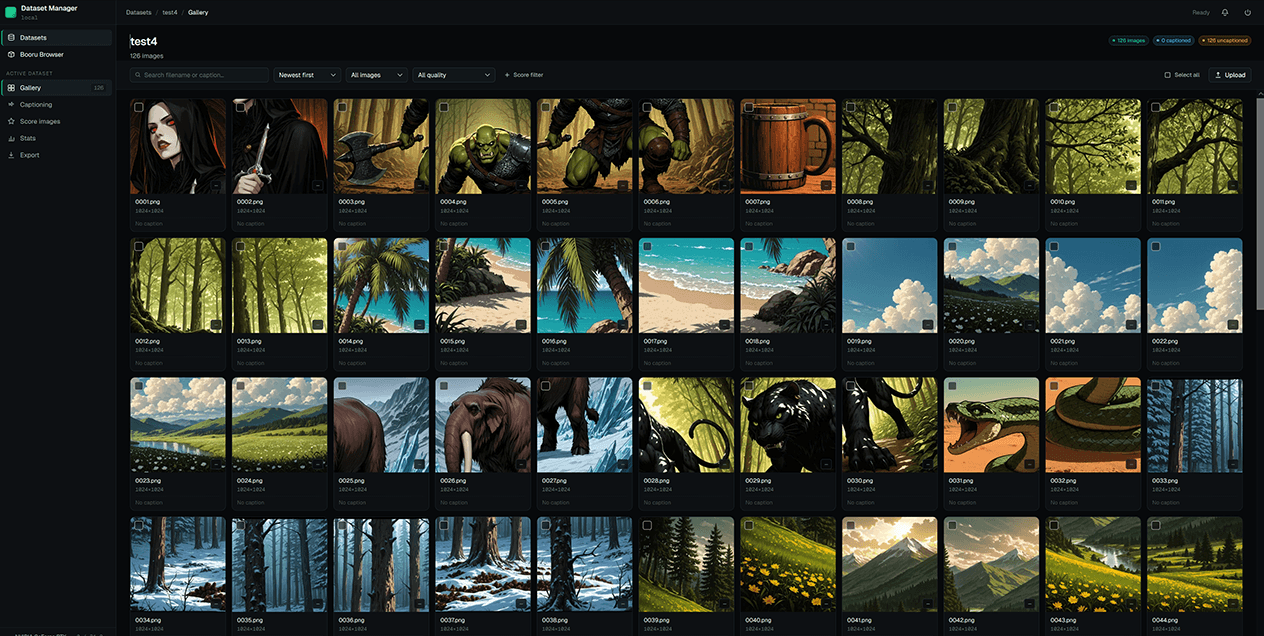
#> input picture image-1.png, 1264 x 636 px
$ python -i technical_scorer.py   (imports and definitions only)   (older library calls are emulated)
#> lines starting #> are read from the running program, lines starting #| are printed output that depends on the picture
import asyncio
import logging
from pathlib import Path

import cv2
import imagehash
import numpy as np
from PIL import Image

logger = logging.getLogger(__name__)

BLUR_THRESHOLD = 100.0   # Laplacian variance below this = blurry
NOISE_THRESHOLD = 15.0   # noise score above this = noisy
DUPLICATE_THRESHOLD = 8  # Hamming distance threshold
UNIFORMITY_THRESHOLD = 12.0  # grayscale std dev below this = near-uniform


def score_technical_sync(image_path: str) -> dict:
#> called with image_path = '../../image-1.png'
    img_cv = cv2.imread(image_path)
#> img_cv is the input picture: shape (636, 1264, 3); mean B, G, R 45, 53.4, 48.8
    if img_cv is None:
        return {
            "blur_score": 0.0, "noise_score": 0.0, "is_blurry": True, "is_noisy": False,
            "uniformity_score": 0.0, "is_uniform": True,
            "color_score": 0.0, "saturation_score": 0.0,
        }

    gray = cv2.cvtColor(img_cv, cv2.COLOR_BGR2GRAY)
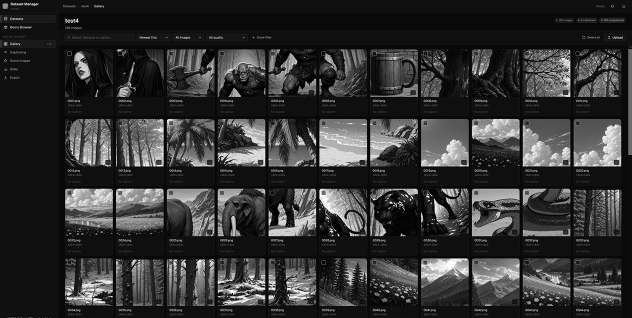
#> gray: shape (636, 1264) (shown at 1/2 size); min 0, max 253, mean 51

    # Blur detection via Laplacian variance
    blur_score = float(cv2.Laplacian(gray, cv2.CV_64F).var())
#> blur_score = 2912.2

    # Noise estimation via difference from Gaussian-smoothed version
    smoothed = cv2.GaussianBlur(gray.astype(np.float32), (5, 5), 0)
    noise_score = float(np.std(gray.astype(np.float32) - smoothed))
#> noise_score = 14.89

    # Near-uniform detection
    uniformity_score = float(np.std(gray.astype(np.float32)))
#> uniformity_score = 58.27

    # Color richness — Hasler & Süsstrunk 2003
    img_f = img_cv.astype(np.float32)
    R, G, B = img_f[:, :, 2], img_f[:, :, 1], img_f[:, :, 0]  # OpenCV is BGR
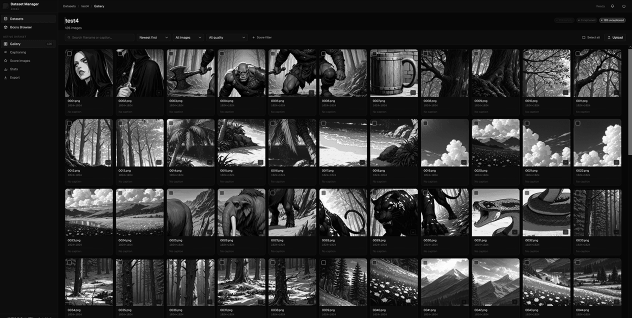
#> R: shape (636, 1264) float32 (shown at 1/2 size); min 0, max 254, mean 48.8
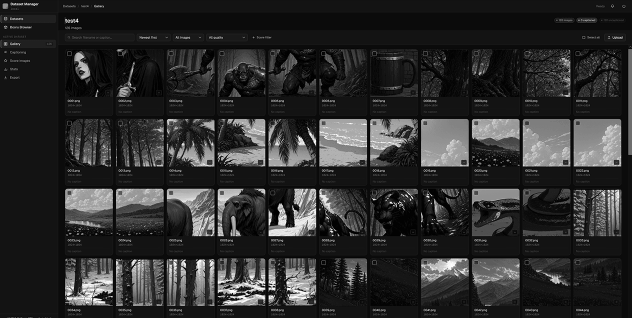
#> B: shape (636, 1264) float32 (shown at 1/2 size); min 0, max 253, mean 45
    rg = R - G
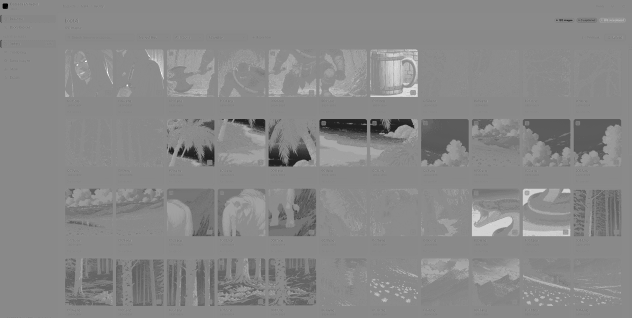
#> rg: shape (636, 1264) float32 (shown at 1/2 size); min -172, max 141, mean -4.6; drawn with min black and max white
    yb = 0.5 * (R + G) - B
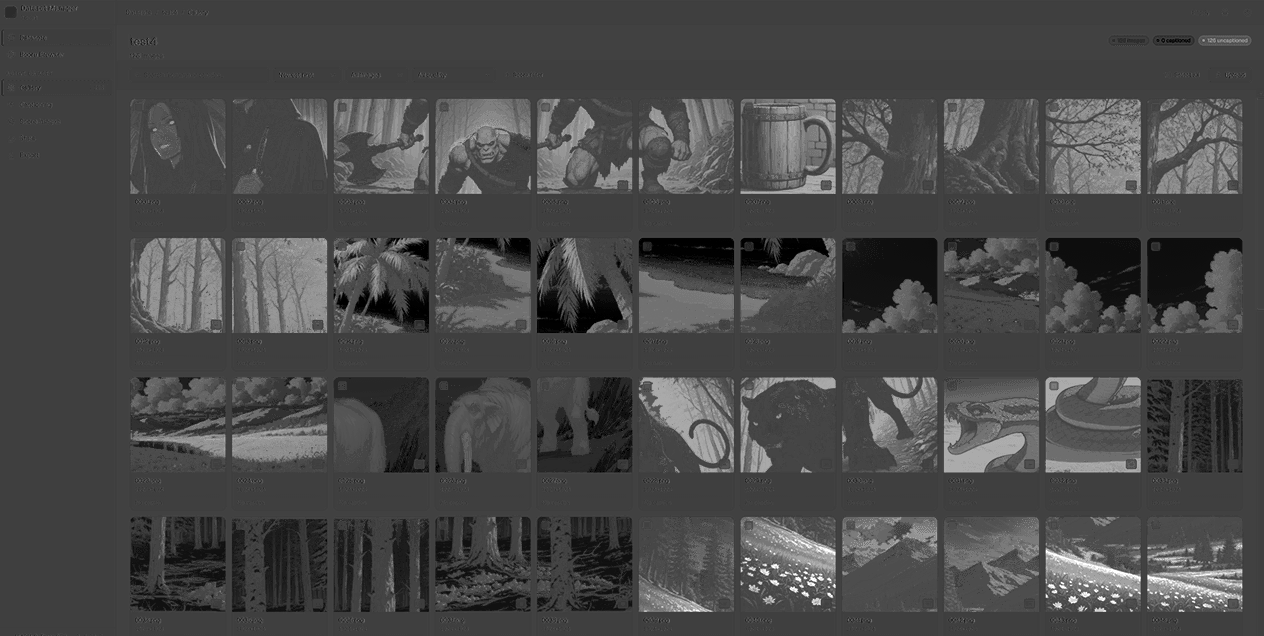
#> yb: shape (636, 1264) float32; min -75, max 207, mean 6.1; drawn with min black and max white
    color_score = float(
        np.sqrt(np.std(rg) ** 2 + np.std(yb) ** 2)
        + 0.3 * np.sqrt(np.mean(rg) ** 2 + np.mean(yb) ** 2)
    )
#> color_score = 40.86

    # Saturation — mean HSV S channel
    hsv = cv2.cvtColor(img_cv, cv2.COLOR_BGR2HSV)
#> hsv: shape (636, 1264, 3); mean H, S, V 74.9, 97.2, 59.6
    saturation_score = float(np.mean(hsv[:, :, 1]) / 255.0)
#> saturation_score = 0.381

    return {
        "blur_score": round(blur_score, 3),
        "noise_score": round(noise_score, 3),
        "is_blurry": blur_score < BLUR_THRESHOLD,
        "is_noisy": noise_score > NOISE_THRESHOLD,
        "uniformity_score": round(uniformity_score, 3),
        "is_uniform": uniformity_score < UNIFORMITY_THRESHOLD,
        "color_score": round(color_score, 3),
        "saturation_score": round(saturation_score, 4),
    }


# [31 lines not run here, left out]


# [22 lines left out: function find_duplicates_sync, not called in this run]

>>> result = score_technical_sync('../../image-1.png')
#> result = {'blur_score': 2912.2, 'noise_score': 14.89, 'is_blurry': False, 'is_noisy': False, 'uniformity_score': 58.27, 'is_uniform': False, 'color_score': 40.86, 'saturation_score': 0.381}

$ run again, on image-2.png
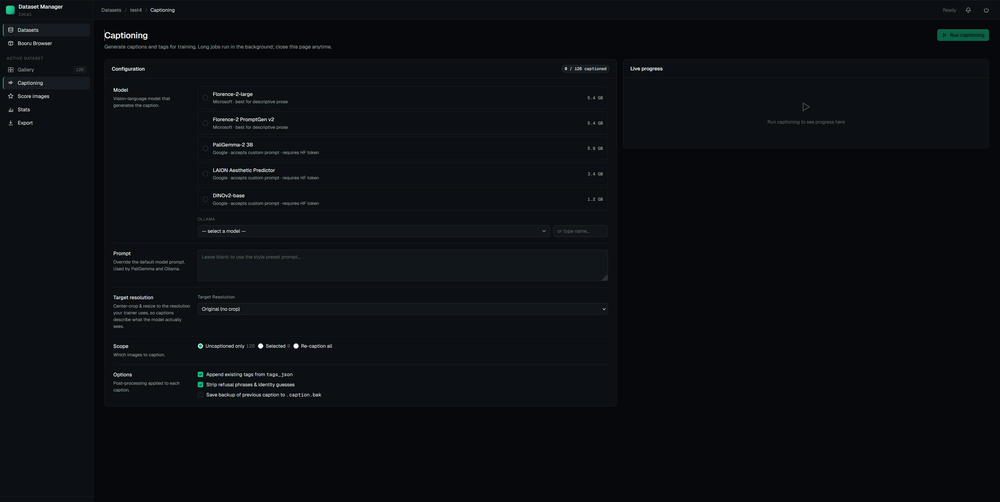
#> input picture image-2.png, 1000 x 502 px, shrunk from 3839 x 1926 before the run
#> in score_technical_sync, img_cv is the input picture: shape (502, 1000, 3); mean B, G, R 17.3, 13.8, 10.9
#> blur_score = 407.2
#> noise_score = 5.03
#> uniformity_score = 11.77
#> in score_technical_sync, `rg = R - G`:
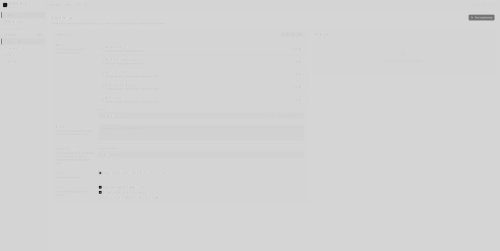
#> rg: shape (502, 1000) float32 (shown at 1/2 size); min -187, max 34, mean -2.9; drawn with min black and max white
#> in score_technical_sync, `yb = 0.5 * (R + G) - B`:
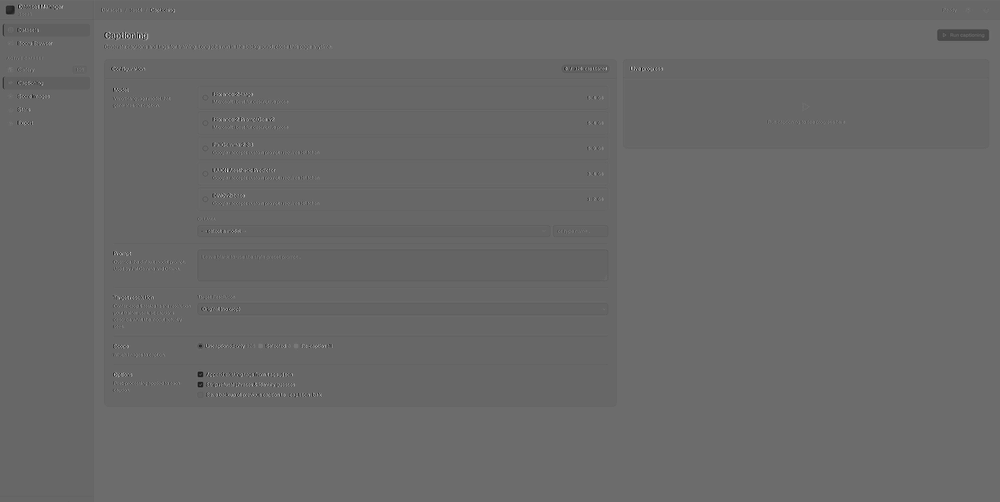
#> yb: shape (502, 1000) float32; min -40, max 45, mean -4.9; drawn with min black and max white
#> color_score = 5.95
#> hsv: shape (502, 1000, 3); mean H, S, V 106.7, 102.7, 17.4
#> saturation_score = 0.403
#> result = {'blur_score': 407.2, 'noise_score': 5.03, 'is_blurry': False, 'is_noisy': False, 'uniformity_score': 11.77, 'is_uniform': True, 'color_score': 5.95, 'saturation_score': 0.403}
